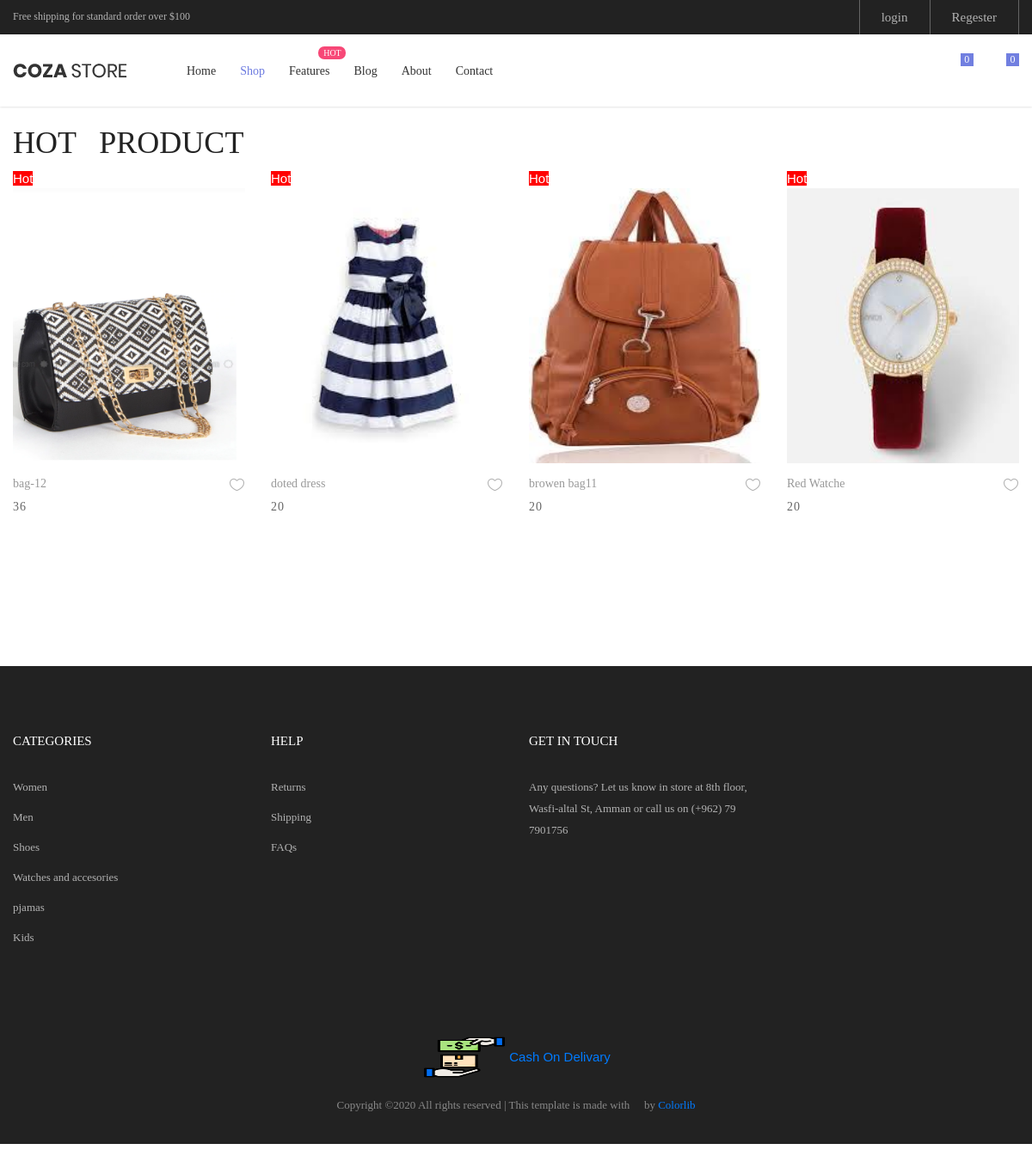
The page /user/features.php on the database its author committed.
### tables this page shows
CREATE TABLE `products` (
  `product_id` int(9) NOT NULL,
  `product_name` varchar(100) NOT NULL,
  `product_image` varchar(1000) NOT NULL,
  `product_price` int(3) NOT NULL,
  `product_desc` text NOT NULL,
  `cat_id` int(6) NOT NULL,
  `sub_id` int(10) NOT NULL,
  `vendor_id` int(6) NOT NULL,
  `qty` int(100) NOT NULL,
  `date` timestamp NOT NULL DEFAULT CURRENT_TIMESTAMP ON UPDATE CURRENT_TIMESTAMP,
  `statuss` varchar(20) NOT NULL,
  `feature` varchar(10) NOT NULL
);

### user/features.php (the view, shortened to what this page needs)
<?php
include ('../includes/user-header.php');
?>
<section class="bg0 p-t-23 p-b-140">
		<div class="container">
			<div class="p-b-10">
				<h3 class="ltext-103 cl5">
				HOT &nbsp Product
				</h3>
			</div>
			<div class="row isotope-grid">
			<?php
			        $query="SELECT * FROM products where statuss='allowed' and feature='Yes'";
                    $result=mysqli_query($conn,$query);
                     while($product= mysqli_fetch_assoc($result)){
                       ?>
				<div class="col-sm-6 col-md-4 col-lg-3 p-b-35 isotope-item women">
					<div class="block2">
					<span style="background-color:red;color:white">Hot</span>
						<div class="block2-pic hov-img0">
						<img  src="../vendores/images/<?php echo $product['product_image'];?>" width="10px" height="320px">
						</div>
						<div class="block2-txt flex-w flex-t p-t-14">
							<div class="block2-txt-child1 flex-col-l ">
								<a href="product-detail.php?idpro=<?php echo $product['product_id']; ?>" class="stext-104 cl4 hov-cl1 trans-04 js-name-b2 p-b-6">
									<?php echo $product['product_name']; ?>
								</a>
								<span class="stext-105 cl3">
								<?php echo $product['product_price']; ?>
								</span>
							</div>
							<div class="block2-txt-child2 flex-r p-t-3">
								<a href="#" class="btn-addwish-b2 dis-block pos-relative js-addwish-b2">
									<img class="icon-heart1 dis-block trans-04" src="images/icons/icon-heart-01.png" alt="ICON">
								</a>
							</div>
						</div>
					</div>
				</div>
					 <?php } ?>
			</div>
		</div>
	</section>
<?php	include ('../includes/user-footer.php');  ?>

### user/css/main.css (style rules this page uses)
.container { max-width: 1380px; }
@media (max-width: 1600px) { .container { max-width: 1200px; } }
.block2-pic { position: relative; }
.block2-txt-child1 { width: calc(100% - 30px); }
.block2-txt-child2 { width: 30px; }
.cl3 { color: #666; }
.cl4 { color: #999; }
.cl5 { color: #222; }
.stext-104 { font-family: Poppins-Regular; font-size: 14px; line-height: 1.466667; }
.stext-105 { font-family: Poppins-Regular; font-size: 14px; line-height: 1.466667; letter-spacing: 1px; }
.ltext-103 { font-family: Poppins-Bold; font-size: 36px; line-height: 1.1; text-transform: uppercase; }
.bg0 { background-color: #fff; }
.hov-img0 { display: block; overflow: hidden; }
.hov-img0 img { width: 100%; -webkit-transition: transform 0.9s ease; -o-transition: transform 0.9s ease; -moz-transition: transform 0.9s ease; transition: transform 0.9s ease; }

### rows shown on the page
products: product_image (picture), product_name "bag-12", product_price "36"
products: product_image (picture), product_name "doted dress", product_price "20"
products: product_image (picture), product_name "browen bag11", product_price "20"
products: product_image (picture), product_name "Red Watche", product_price "20"
